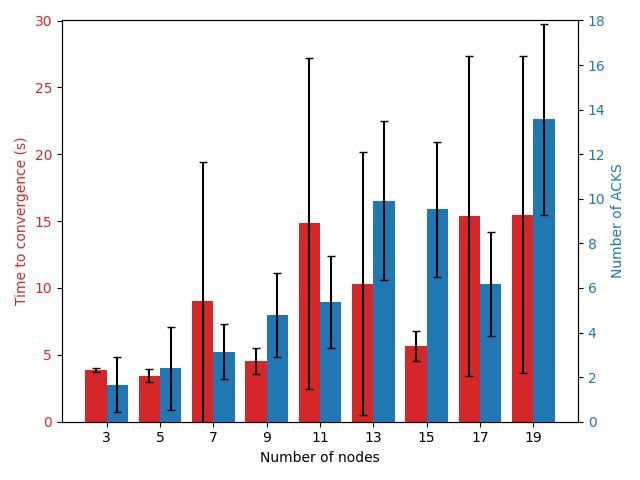

Write Python code to recreate this figure.
import numpy as np
import matplotlib.pyplot as plt


convergence_times = np.zeros((9, 5))
convergence_std = np.zeros(9)
convergence_averages = np.zeros(9)
total = 0
for index, x in enumerate(x for x in range(3, 20, 2)):
    for i in range(1, 6):
        with open(f'ack_convergence_logs/seed{i}-{x}nodes.out') as f:
            data = f.readlines()
            last_time = data[-(x + 1)].split()[0]

            last_time = last_time[1:len(last_time)-1]
            convergence_times[index, i - 1] = float(last_time)
    convergence_std = np.std(convergence_times, axis=1)
    mean = np.mean(convergence_times[index])
    convergence_averages[index] = mean

nodes = [3, 5, 7, 9, 11, 13, 15, 17, 19]

number_of_acks = np.zeros(9)
acks_std = np.zeros(9)



# COUNT NUMBER OF ACKS
for index, x in enumerate(y for y in range(3, 20, 2)):
    for i in range(1, 6):
        with open(f'ack_convergence_logs/seed{i}-{x}nodes.out') as f:
            data = f.readlines()
            total = 0.0
            acks = []
            for y in range(x):
                line = data[-(y + 1)].split()[-1]
                total += float(line)
                acks.append(float(line))
            acks_std[index] = np.std(acks)
            number_of_acks[index] = total/x
fig, ax1 = plt.subplots()

print("Convergence mean:", convergence_averages)
print("Convergence std:", convergence_std)
print("Number of ACKs mean:", number_of_acks)
print("Number of ACKs std:", acks_std)




# Std deviation error bars here
# plt.errorbar([3, 5, 7, 9, 11, 13, 15, 17, 19, 21, 23, 25], convergence_averages, yerr=convergence_std, fmt='o')
plt.title('Time to ACK convergence/Number of ACKs for different numbers of nodes')

x_axis = np.arange(len(nodes))
plt.xticks(x_axis + .2, nodes)
color = 'tab:red'
ax1.set_xlabel('Number of nodes')
ax1.set_ylabel('Time to convergence (s)', color=color)
# ax1.plot(nodes, convergence_averages, color=color)

ax1.bar(x_axis, convergence_averages, .4, label="Time to Convergence", color=color, yerr=convergence_std, capsize=3, bottom=0)
# ax1.errorbar(nodes, convergence_averages, yerr=convergence_std, fmt='o', color=color)
ax1.tick_params(axis='y', labelcolor=color)
ax2 = ax1.twinx()  # instantiate a second axes that shares the same x-axis

color = 'tab:blue'
ax2.set_ylabel('Number of ACKS', color=color)  # we already handled the x-label with ax1
# ax2.errorbar(x_axis + .5, number_of_acks, yerr=acks_std, fmt='o', color=color)
# ax2.plot(nodes, number_of_acks, color=color)
ax2.bar(x_axis + .4, number_of_acks, .4, color=color, label="Number of Acks", yerr=acks_std, capsize=3)
ax2.tick_params(axis='y', labelcolor=color)
fig.tight_layout() 
plt.savefig('ack_convergence.png')